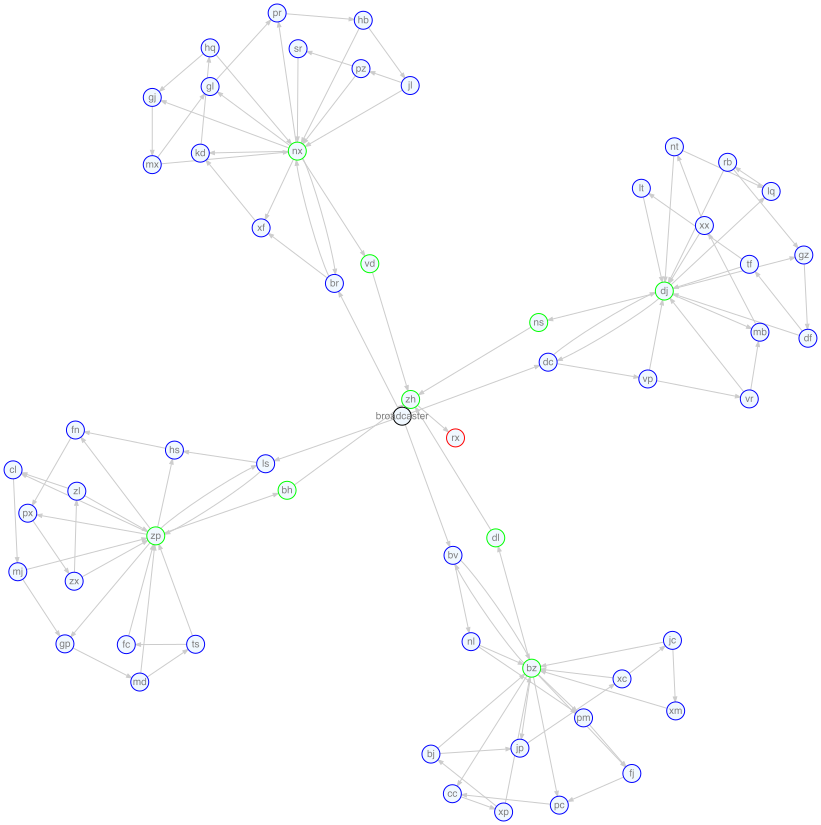

Write R code to recreate this figure.
library("DiagrammeR")
library("collections", include.only = "queue")
library("gmp", include.only = c("as.bigz", "lcm.bigz"))

make_pulse <- function(node, level, from) {
  list(node = node, level = level, from = from)
}

build_graph <- function(data) {
  parts <- strsplit(data, " -> ")
  nodes <- sapply(parts, function(x) x[1])
  node_types <- sapply(nodes, function(x) {
    if (grepl("^broadcaster", x)) {
      "broadcaster"
    } else {
      substr(x, 1, 1)
    }
  })
  node_labels <- sapply(nodes, function(x) {
    if (grepl("^broadcaster", x)) {
      "broadcaster"
    } else {
      substr(x, 2, nchar(x))
    }
  })
  targets <- lapply(parts, function(x) strsplit(x[2], ", ")[[1]])
  for (target in unlist(targets)) {
    if (!(target %in% node_labels)) {
      node_labels <- c(node_labels, target)
      node_types <- c(node_types, "")
    }
  }
  edges_from <- unlist(lapply(seq_along(targets), function(i) {
    rep(node_labels[[i]], length(targets[[i]]))
  }))
  targets <- unlist(targets)
  edges_from <- match(edges_from, node_labels)
  targets <- match(targets, node_labels)
  nodes <- create_node_df(
    n = length(node_labels),
    label = node_labels,
    type = node_types,
    color = c("black", "blue", "green", "red")[
      match(node_types, c("broadcaster", "%", "&", ""))],
    width = 0.25,
    height = 0.25
  )
  edges <- create_edge_df(
    from = edges_from,
    to = targets
  )
  graph <- create_graph(nodes_df = nodes, edges_df = edges)
  flip_flop_states <- rep(FALSE, length(node_labels))
  conjunction_states <- list()
  for (i in seq_along(node_labels)) {
    if (node_types[i] == "&") {
      conjunction_states[[i]] <- list()
      for (nbr in get_predecessors(graph, i)) {
        conjunction_states[[i]][[nbr]] <- "low"
      }
    }
  }
  return(list(
    graph = graph,
    flip_flop_states = flip_flop_states,
    conjunction_states = conjunction_states
  ))
}

push_btn <- function(graph, flip_flop_states, conjunction_states,
              track_inputs = NULL) {
  nodes <- get_node_df(graph)
  broadcaster <- nodes[nodes$label == "broadcaster", "id"]
  nbrs <- get_successors(graph, broadcaster)
  q <-
    queue(items = lapply(nbrs, function(x) make_pulse(x, "low", broadcaster)))
  # Include 1 from the button to the broadcaster
  low_pulses <- length(nbrs) + 1
  high_pulses <- 0
  inputs <- list()
  while (q$size() > 0) {
    pulse <- q$pop()
    node_type <- nodes[pulse$node, "type"]
    new_level <- ""
    if (node_type == "%") {
      if (pulse$level == "high") next
      flip_flop_states[pulse$node] <- !flip_flop_states[pulse$node]
      new_level <- if (flip_flop_states[pulse$node]) "high" else "low"
    } else if (node_type == "&") {
      conjunction_states[[pulse$node]][[pulse$from]] <- pulse$level
      if (all(unlist(conjunction_states[[pulse$node]]) == "high")) {
        new_level <- "low"
      } else {
        new_level <- "high"
      }
    }
    if (new_level != "") {
      nbrs <- get_successors(graph, pulse$node)
      for (nbr in nbrs) {
        new_pulse <- make_pulse(nbr, new_level, pulse$node)
        q$push(new_pulse)
        if (nbr %in% track_inputs) {
          key <- as.character(pulse$node)
          if (!(key %in% names(inputs))) {
            inputs[[key]] <- character(0)
          }
          inputs[[key]] <- c(inputs[[key]], new_level)
        }
      }
      if (new_level == "high")
        high_pulses <- high_pulses + length(nbrs)
      else low_pulses <- low_pulses + length(nbrs)
    }
  }
  return(list(
    low_pulses = low_pulses,
    high_pulses = high_pulses,
    flip_flop_states = flip_flop_states,
    conjunction_states = conjunction_states,
    inputs = inputs
  ))
}

solve1 <- function(data) {
  graph_data <- build_graph(data)
  graph <- graph_data$graph
  flip_flop_states <- graph_data$flip_flop_states
  conjunction_states <- graph_data$conjunction_states
  export_graph(graph, file_name = "src/day20.png")

  high_pulses <- rep(as.bigz(0), 1000)
  low_pulses <- rep(as.bigz(0), 1000)
  for (i in 1:1000) {
    result <- push_btn(graph, flip_flop_states, conjunction_states)
    flip_flop_states <- result$flip_flop_states
    conjunction_states <- result$conjunction_states
    high_pulses[i] <- as.bigz(result$high_pulses)
    low_pulses[i] <- as.bigz(result$low_pulses)
  }
  cat(as.character(sum(high_pulses) * sum(low_pulses)), "\n")
}

# Key observation from day20.png: rx comes a single conjunction of four other
# conjunctions. We need each conjunction to send a single high pulse
solve2 <- function(data) {
  graph_data <- build_graph(data)
  graph <- graph_data$graph
  flip_flop_states <- graph_data$flip_flop_states
  conjunction_states <- graph_data$conjunction_states
  nodes <- get_node_df(graph)
  rx_parents <- get_predecessors(graph, which(nodes$label == "rx"))
  rx_grandparents <- sapply(rx_parents, function(x) {
    get_predecessors(graph, x)
  })
  first_time_single_high <- list()
  i <- 1
  repeat {
    result <- push_btn(graph, flip_flop_states, conjunction_states, rx_parents)
    flip_flop_states <- result$flip_flop_states
    conjunction_states <- result$conjunction_states
    inputs <- result$inputs
    for (p in rx_grandparents) {
      key <- as.character(p)
      if (sum(inputs[[key]] == "high") == 1) {
        if (!(key %in% names(first_time_single_high))) {
          first_time_single_high[[key]] <- as.bigz(i)
        }
      }
    }
    if (length(first_time_single_high) == length(rx_grandparents)) {
      break
    }
    i <- i + 1
  }
  cat(as.character(reduce(first_time_single_high, lcm.bigz)), "\n")
}
